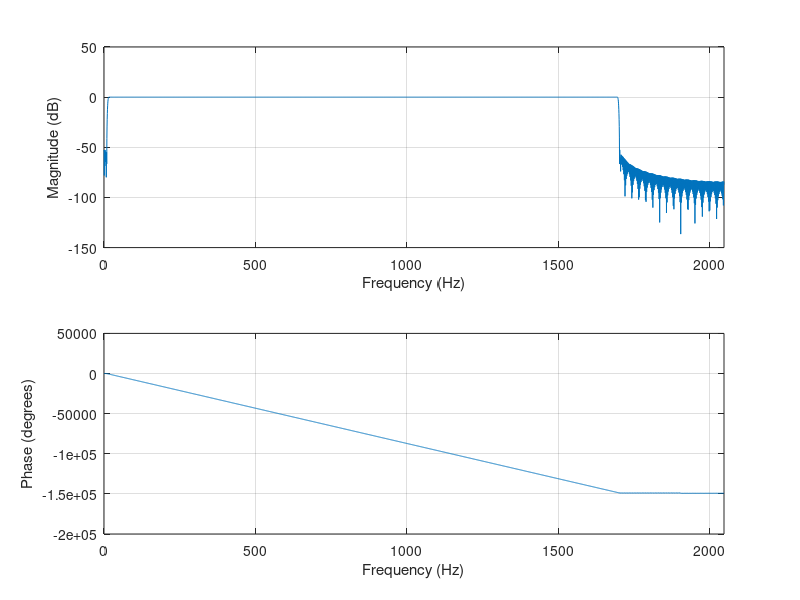

The MATLAB source for this figure:
% Generate coefficients for a brick wall band-pass filter for use by the 
% CMSIS DSP arm_fir_init_*() functions. A plot of the filter is opened in 
% a new window and the coefficients printed to standard out as single precision
% 32-bit floats.
pkg load signal

oversampling_rate = 4096;
% So it begins to slope at ~16 Hz, just a bit below the lowest note C0.
highpass_cutoff_freq = 13;
% So it begins to slope just above the highest supported note, G#6.
lowpass_cutoff_freq = 1700;
% The higher the order the steeper the cutoff slope (and the closer it is
% to a brick wall filter), but also the more coefficients and memory required 
% to store them and time spent to process them. 
order = 1999;

coeffs = fir1(order, [highpass_cutoff_freq/(oversampling_rate/2), 
                      lowpass_cutoff_freq/(oversampling_rate/2)], "bandpass");
% Convert to 32-bit float.
coeffs = single(coeffs);
% Plot filter.
freqz(coeffs, 1, 512, oversampling_rate)
drawnow()
% Reverse coefficients because arm_fir_init_*() requires them in time reversed order. 
coeffs = fliplr(coeffs);
% Print coefficients. 
% The 9 is FLT_DECIMAL_DIG from float.h. See its documentation for more info.
printf("%.9g, %.9g, %.9g, %.9g, %.9g,\n", coeffs)
% Wait for plot to be closed before exiting.
uiwait()

% TODO
% - share variables like oversampling_rate with their .c definitions?
% -- same goes for repeated documentation?
% - ref somewhere else for note limits?
